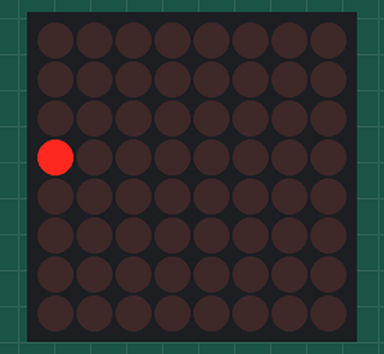
Recording of a sketch running on a simulated Arduino Uno, built with avr-gcc and run on an emulated ATmega328P. Parts: 8×8 LED matrix.

Above: at 0.05 s.
At 0.66 s:
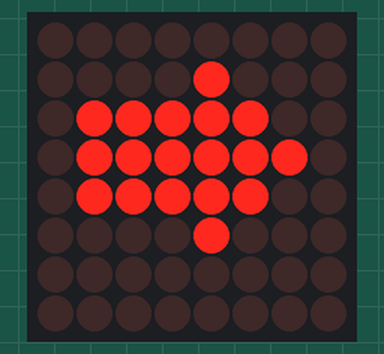
At 1.36 s:
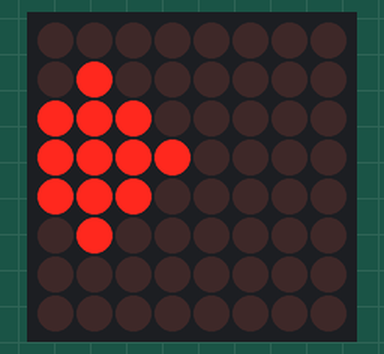

Measured:
- by itself, everything shown: repeats every 1.0 s, in 10 steps

The sketch:

LedMatrix.ino
```cpp
#include "LedControl.h"

/*
  Pin 13 to DIN
  Pin 12 to CLK
  Pin 11 to LOAD
*/

const byte IMAGES[][8] = {
{
  B00000000,
  B00000000,
  B00000000,
  B10000000,
  B00000000,
  B00000000,
  B00000000,
  B00000000
},{
  B00000000,
  B00000000,
  B10000000,
  B11000000,
  B10000000,
  B00000000,
  B00000000,
  B00000000
},{
  B00000000,
  B10000000,
  B11000000,
  B11100000,
  B11000000,
  B10000000,
  B00000000,
  B00000000
},{
  B00000000,
  B01000000,
  B11100000,
  B11110000,
  B11100000,
  B01000000,
  B00000000,
  B00000000
},{
  B00000000,
  B00100000,
  B11110000,
  B11111000,
  B11110000,
  B00100000,
  B00000000,
  B00000000
},{
  B00000000,
  B00010000,
  B11111000,
  B11111100,
  B11111000,
  B00010000,
  B00000000,
  B00000000
},{
  B00000000,
  B00001000,
  B01111100,
  B01111110,
  B01111100,
  B00001000,
  B00000000,
  B00000000
},{
  B00000000,
  B00000100,
  B00111110,
  B00111111,
  B00111110,
  B00000100,
  B00000000,
  B00000000
},{
  B00000000,
  B00000010,
  B00011111,
  B00011111,
  B00011111,
  B00000010,
  B00000000,
  B00000000
},{
  B00000000,
  B00000001,
  B00001111,
  B00001111,
  B00001111,
  B00000001,
  B00000000,
  B00000000
},{
  B00000000,
  B00000000,
  B00000111,
  B00000111,
  B00000111,
  B00000000,
  B00000000,
  B00000000
},{
  B00000000,
  B00000000,
  B00000011,
  B00000011,
  B00000011,
  B00000000,
  B00000000,
  B00000000
}};


LedControl lc = LedControl(13, 12, 11);

const int IMAGES_LEN = sizeof(IMAGES) / 8;

void setup() {
  lc.clearDisplay(0);
  lc.shutdown(0, false);
  lc.setIntensity(0, 10);
}

void showMatrix() {

  unsigned long delaytime = 100;

  for (int i = 0; i < 10; i++) {

    for (int j = 0; j < 10; j++) {

      lc.setRow(0, j, IMAGES[i][j]);
    }

    delay(delaytime);
  }

}


void loop() {
  showMatrix();
  lc.setIntensity(0, 10);
}
```
